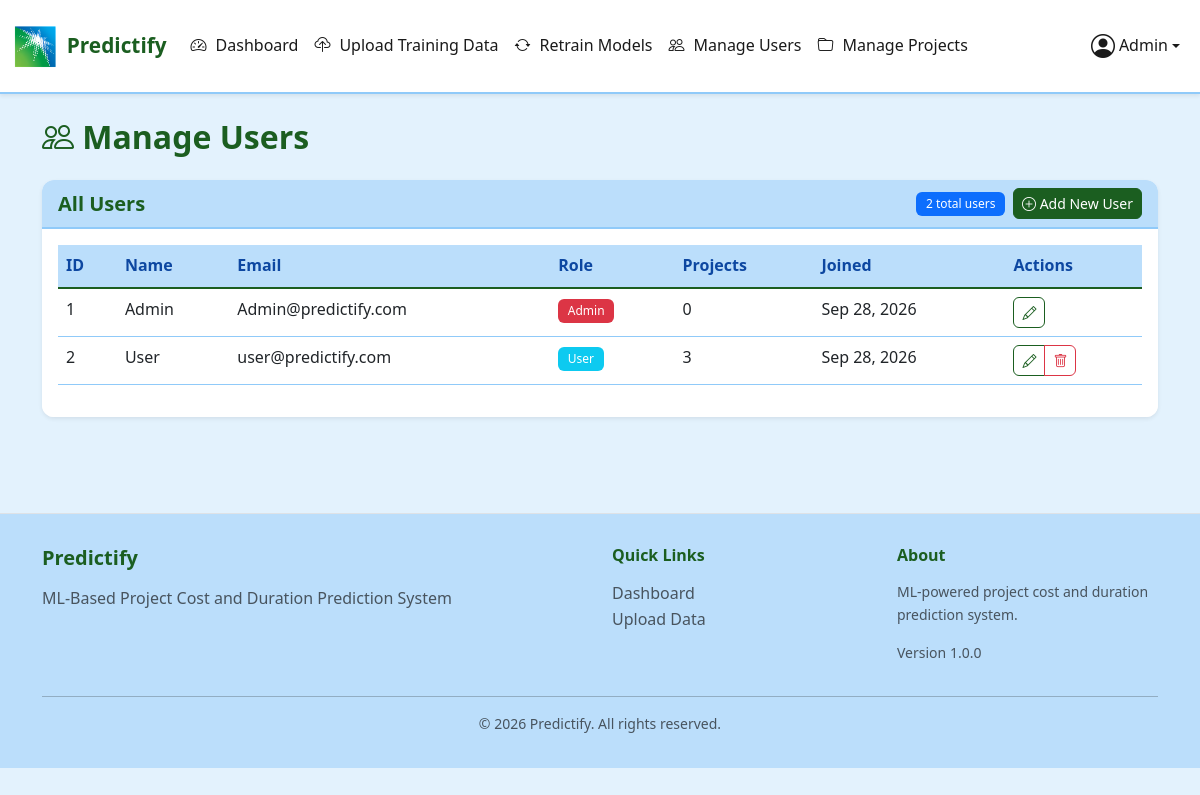
/admin/manage_users.php (signed in), run on the app's committed database.
### tables this page shows
CREATE TABLE IF NOT EXISTS users (
    id INT AUTO_INCREMENT PRIMARY KEY,
    name VARCHAR(100) NOT NULL,
    email VARCHAR(150) NOT NULL UNIQUE,
    password VARCHAR(255) NOT NULL,
    role ENUM('user', 'admin') DEFAULT 'user',
    created_at TIMESTAMP DEFAULT CURRENT_TIMESTAMP
);

### config/settings.php (called while the page is built, shortened)
<?php
function formatDate($date) {
    return date('M d, Y', strtotime($date));
}

### admin/manage_users.php (the view, shortened to what this page needs)
<?php
require_once '../config/settings.php';
require_once '../config/db_config.php';
$sql = "SELECT u.*, COUNT(p.id) as project_count
        FROM users u
        LEFT JOIN projects p ON u.id = p.user_id
        GROUP BY u.id
        ORDER BY u.created_at DESC";
$users = $conn->query($sql);
include '../includes/header.php';
?>
<div class="container">
    <div class="row">
        <div class="col-12">
            <h2 class="mb-4" style="color: var(--primary-color);">
                <i class="bi bi-people"></i> Manage Users
            </h2>
        </div>
    </div>
    <div class="card border-0 shadow-sm">
        <div class="card-header  d-flex justify-content-between align-items-center">
            <h5 class="mb-0" style="color: var(--primary-color);">
                All Users
            </h5>
            <div class="d-flex gap-2 align-items-center">
                <span class="badge bg-primary"><?php echo $users->num_rows; ?> total users</span>
                <button type="button" class="btn btn-sm btn-primary" data-bs-toggle="modal" data-bs-target="#userModal" onclick="openAddModal()">
                    <i class="bi bi-plus-circle"></i> Add New User
                </button>
            </div>
        </div>
        <div class="card-body">
            <div class="table-responsive">
                <table class="table table-hover">
                    <thead>
                        <tr>
                            <th>ID</th>
                            <th>Name</th>
                            <th>Email</th>
                            <th>Role</th>
                            <th>Projects</th>
                            <th>Joined</th>
                            <th>Actions</th>
                        </tr>
                    </thead>
                    <tbody>
                        <?php if ($users->num_rows > 0): ?>
                            <?php while ($user = $users->fetch_assoc()): ?>
                                <tr>
                                    <td><?php echo $user['id']; ?></td>
                                    <td><?php echo htmlspecialchars($user['name']); ?></td>
                                    <td><?php echo htmlspecialchars($user['email']); ?></td>
                                    <td>
                                        <span class="badge bg-<?php echo $user['role'] === 'admin' ? 'danger' : 'info'; ?>">
                                            <?php echo ucfirst($user['role']); ?>
                                        </span>
                                    </td>
                                    <td><?php echo $user['project_count']; ?></td>
                                    <td><?php echo formatDate($user['created_at']); ?></td>
                                    <td>
                                        <div class="btn-group" role="group">
                                            <?php if ($user['id'] !== $_SESSION['user_id']): ?>
                                                <button type="button" class="btn btn-sm btn-outline-primary"
                                                        data-bs-toggle="modal" data-bs-target="#userModal"
                                                        onclick='openEditModal(<?php echo json_encode($user); ?>)'>
                                                    <i class="bi bi-pencil"></i>
                                                </button>
                                                <?php if ($user['role'] !== 'admin'): ?>
                                                    <a href="?action=delete&id=<?php echo $user['id']; ?>"
                                                       class="btn btn-sm btn-outline-danger"
                                                       onclick="return confirm('Are you sure you want to delete this user?');">
                                                        <i class="bi bi-trash"></i>
                                                    </a>
                                                <?php endif; ?>
                                            <?php else: ?>
                                                <span class="text-muted small">Current User</span>
                                            <?php endif; ?>
                                        </div>
                                    </td>
                                </tr>
                            <?php endwhile; ?>
                        <?php else: ?>
                            <tr>
                                <td colspan="7" class="text-center text-muted">No users found</td>
                            </tr>
                        <?php endif; ?>
                    </tbody>
                </table>
            </div>
        </div>
    </div>
</div>
<?php include '../includes/footer.php'; ?>

### assets/css/style.css (style rules this page uses)
:root { --primary-color: #1B5E20; --secondary-color: #1565C0; --background-color: #E3F2FD; --card-background: #FFFFFF; --accent-dark: #0D47A1; --accent-light: #BBDEFB; --text-dark: #1A1A1A; --text-light: #424242; --border-color: #90CAF9; --shadow: 0 2px 10px rgba(27, 94, 32, 0.15); --shadow-hover: 0 8px 25px rgba(27, 94, 32, 0.25); }
body { font-family: 'Segoe UI', Tahoma, Geneva, Verdana, sans-serif; color: var(--text-dark); background-color: var(--background-color); line-height: 1.6; }
h1, h2, h3, h4, h5, h6 { font-weight: 600; margin-bottom: 1rem; }
a { color: var(--primary-color); text-decoration: none; transition: color 0.3s ease; }
.btn-primary { background-color: var(--primary-color); border-color: var(--primary-color); }
.btn-outline-primary { color: var(--primary-color); border-color: var(--primary-color); }
.card { background-color: var(--card-background); border: 1px solid var(--border-color); border-radius: 12px; overflow: hidden; transition: transform 0.3s ease, box-shadow 0.3s ease; box-shadow: var(--shadow); }
.card-header { background-color: var(--accent-light); border-bottom: 2px solid var(--border-color); font-weight: 600; }
.card-body { background-color: var(--card-background); }
.table { background-color: var(--card-background); color: var(--text-dark); }
.table thead th { background-color: var(--accent-light); color: var(--accent-dark); font-weight: 600; border-bottom: 2px solid var(--primary-color); }
.table tbody tr { background-color: var(--card-background); border-bottom: 1px solid var(--border-color); }
.badge { padding: 0.4rem 0.6rem; font-weight: 500; }
.btn { font-weight: 500; border-radius: 6px; transition: all 0.3s ease; }

### data on the page
users: id "1", name "Admin", email "Admin@predictify.com", role "Admin", project_count "0", created_at "Sep 28, 2026"
users: id "2", name "User", email "user@predictify.com", role "User", project_count "3", created_at "Sep 28, 2026"

### other printed values
APP_NAME "Predictify"
$_SESSION['user_name'] "Admin"
$users->num_rows "2"
APP_DESCRIPTION "ML-Based Project Cost and Duration Prediction System"
APP_VERSION "1.0.0"
